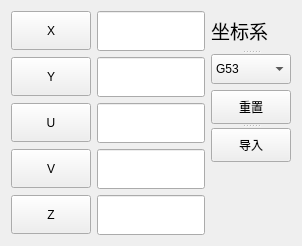
                <widget class="QWidget" name="Page_Sub_Coordinate_Setting">
                 <layout class="QHBoxLayout" name="horizontalLayout_6">
                  <item>
                   <layout class="QFormLayout" name="formLayout">
                    <item row="0" column="0">
                     <widget class="QPushButton" name="pushButton_17">
                      <property name="minimumSize">
                       <size>
                        <width>0</width>
                        <height>39</height>
                       </size>
                      </property>
                      <property name="text">
                       <string>X</string>
                      </property>
                     </widget>
                    </item>
                    <item row="1" column="0">
                     <widget class="QPushButton" name="pushButton_18">
                      <property name="minimumSize">
                       <size>
                        <width>0</width>
                        <height>39</height>
                       </size>
                      </property>
                      <property name="text">
                       <string>Y</string>
                      </property>
                     </widget>
                    </item>
                    <item row="2" column="0">
                     <widget class="QPushButton" name="pushButton_19">
                      <property name="minimumSize">
                       <size>
                        <width>0</width>
                        <height>39</height>
                       </size>
                      </property>
                      <property name="text">
                       <string>U</string>
                      </property>
                     </widget>
                    </item>
                    <item row="3" column="0">
                     <widget class="QPushButton" name="pushButton_20">
                      <property name="minimumSize">
                       <size>
                        <width>0</width>
                        <height>39</height>
                       </size>
                      </property>
                      <property name="text">
                       <string>V</string>
                      </property>
                     </widget>
                    </item>
                    <item row="4" column="0">
                     <widget class="QPushButton" name="pushButton_21">
                      <property name="minimumSize">
                       <size>
                        <width>0</width>
                        <height>39</height>
                       </size>
                      </property>
                      <property name="text">
                       <string>Z</string>
                      </property>
                     </widget>
                    </item>
                    <item row="0" column="1">
                     <widget class="QLineEdit" name="lineEdit_Coordinate_Setting_X">
                      <property name="minimumSize">
                       <size>
                        <width>0</width>
                        <height>40</height>
                       </size>
                      </property>
                     </widget>
                    </item>
                    <item row="1" column="1">
                     <widget class="QLineEdit" name="lineEdit_Coordinate_Setting_Y">
                      <property name="minimumSize">
                       <size>
                        <width>0</width>
                        <height>40</height>
                       </size>
                      </property>
                     </widget>
                    </item>
                    <item row="2" column="1">
                     <widget class="QLineEdit" name="lineEdit_Coordinate_Setting_U">
                      <property name="minimumSize">
                       <size>
                        <width>0</width>
                        <height>40</height>
                       </size>
                      </property>
                     </widget>
                    </item>
                    <item row="3" column="1">
                     <widget class="QLineEdit" name="lineEdit_Coordinate_Setting_V">
                      <property name="minimumSize">
                       <size>
                        <width>0</width>
                        <height>40</height>
                       </size>
                      </property>
                     </widget>
                    </item>
                    <item row="4" column="1">
                     <widget class="QLineEdit" name="lineEdit_Coordinate_Setting_Z">
                      <property name="minimumSize">
                       <size>
                        <width>0</width>
                        <height>40</height>
                       </size>
                      </property>
                     </widget>
                    </item>
                   </layout>
                  </item>
                  <item>
                   <layout class="QVBoxLayout" name="verticalLayout_14">
                    <item>
                     <widget class="QSplitter" name="splitter_14">
                      <property name="orientation">
                       <enum>Qt::Vertical</enum>
                      </property>
                      <widget class="QLabel" name="label">
                       <property name="font">
                        <font>
                         <family>黑体</family>
                         <pointsize>14</pointsize>
                        </font>
                       </property>
                       <property name="text">
                        <string>坐标系</string>
                       </property>
                      </widget>
                      <widget class="QComboBox" name="comboBox_Coodinate_Setting">
                       <item>
                        <property name="text">
                         <string>G53</string>
                        </property>
                       </item>
                       <item>
                        <property name="text">
                         <string>G54</string>
                        </property>
                       </item>
                       <item>
                        <property name="text">
                         <string>G55</string>
                        </property>
                       </item>
                       <item>
                        <property name="text">
                         <string>G56</string>
                        </property>
                       </item>
                      </widget>
                     </widget>
                    </item>
                    <item>
                     <widget class="QSplitter" name="splitter_15">
                      <property name="orientation">
                       <enum>Qt::Vertical</enum>
                      </property>
                      <widget class="QPushButton" name="pB_Coordinate_Setting_Reset">
                       <property name="text">
                        <string>重置</string>
                       </property>
                      </widget>
                      <widget class="QPushButton" name="pB_Coordinate_Setting_Load">
                       <property name="text">
                        <string>导入</string>
                       </property>
                      </widget>
                     </widget>
                    </item>
                    <item>
                     <spacer name="verticalSpacer_3">
                      <property name="orientation">
                       <enum>Qt::Vertical</enum>
                      </property>
                      <property name="sizeHint" stdset="0">
                       <size>
                        <width>20</width>
                        <height>40</height>
                       </size>
                      </property>
                     </spacer>
                    </item>
                   </layout>
                  </item>
                 </layout>
                </widget>
